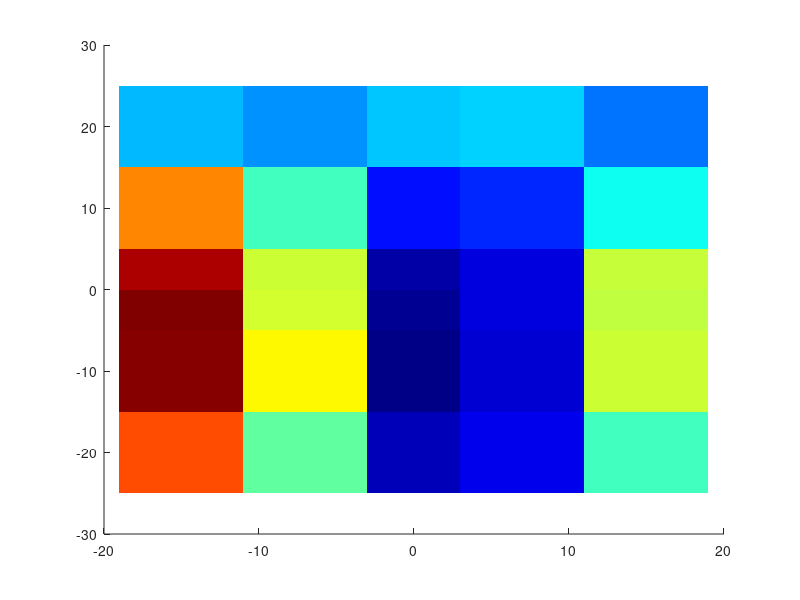

This figure's MATLAB source:
x = [2	10	18	18	10	2	2	10	18	18	10	2	2	10	18	18	10	2	2	10	18	18	10	2	2	10	18	18	10	2	2	10	18	18	10	2	2	10	18	18	10	2];
z = [25	25	25	25	25	25	15	15	15	15	15	15	5	5	5	5	5	5	0	0	0	0	0	0	-5	-5	-5	-5	-5	-5	-15	-15	-15	-15	-15	-15	-25	-25	-25	-25	-25	-25];
Efield = [60.4	65	77	75	69	73.3	103	84	56	53	90	128	154	107	40.5	47	106	122.4	129	105	47	38	108	160	124	107	46	36	114	159	134.5	94	42.3	49	90	108	67	67	63	59.5	63	79];
phantom = ['R'	'R'	'R'	'L'	'L'	'L'	'R'	'R'	'R'	'L'	'L'	'L'	'L'	'L'	'L'	'R'	'R'	'R'	'R'	'R'	'R'	'L'	'L'	'L'	'R'	'R'	'R'	'L'	'L'	'L'	'L'	'L'	'L'	'R'	'R'	'R'	'R'	'R'	'R'	'L'	'L'	'L'];

    
new_x = zeros(size(x));
for ii = 1:1:length(new_x)
    switch phantom(ii)
        case 'R'
            new_x(ii) = 42/2-x(ii);
        case 'L'
            new_x(ii) = -42/2+x(ii);
    end
end


x_axis = [-19 -11 -3 3 11 19];
z_axis = [25 15 5 0 -5 -15 -25];
Efield_1 = zeros(length(z_axis),length(x_axis));

for ii = 1:1:length(new_x)
    idx_x = find(x_axis == new_x(ii));
    idx_z = find(z_axis == z(ii));
    Efield_1(idx_z,idx_x) = Efield(ii);
end

surface(x_axis,z_axis,Efield_1,'LineStyle','None')
colormap(jet(max(Efield)));

